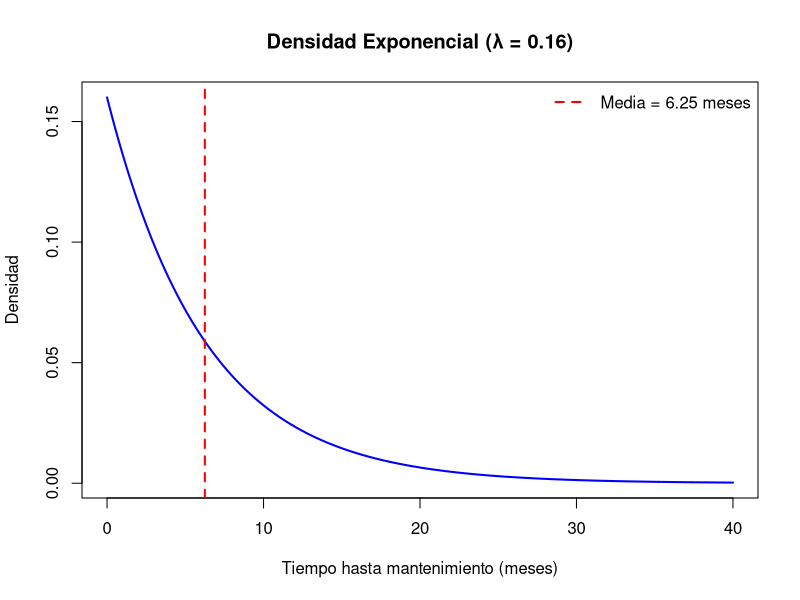
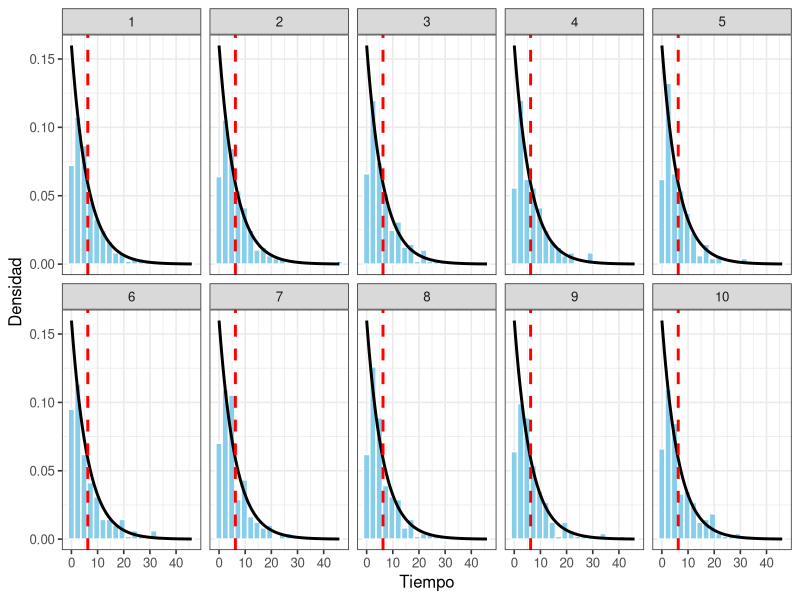

R code for these plots, in order:
## ---- chunk 1
library(tibble)
library(tidyverse)

lambda <- 0.16
mu <- 1/lambda
varX <- 1/(lambda^2)
tibble(media_poblacional = mu, var_poblacional = varX)
## ---- chunk 2

# Datos para graficar
x <- seq(0, 40, length.out=1000)
y <- dexp(x, rate=lambda)


# Gráfico de densidad
plot(x, y, type="l", 
     col="blue", lwd=2,
     main="Densidad Exponencial (λ = 0.16)",
     xlab="Tiempo hasta mantenimiento (meses)",
     ylab="Densidad")

# Línea vertical en la media
abline(v=mu, col="red", lty=2, lwd=2)

# Leyenda
legend("topright", 
       legend=c(paste("Media =", round(mu,2),"meses")),
       col="red", lty=2, lwd=2, bty="n")



## ---- chunk 3

n <- 200 # Lista con 10 muestras (cada una de tamaño 200) 
muestras <- replicate(10, rexp(n, rate=lambda), simplify=FALSE)

library(ggplot2)
library(dplyr)

df <- data.frame(
  valor = unlist(muestras),
  muestra = rep(1:10, each=n)
)

ggplot(df, aes(x=valor)) +
  geom_histogram(aes(y=..density..), fill="skyblue", color="white", bins=20) +
  stat_function(fun = dexp, args = list(rate=lambda), color="black", size=1) +
  geom_vline(xintercept=mu, color="red", linetype="dashed", size=1) +
  facet_wrap(~muestra, ncol=5) +
  labs(x="Tiempo", y="Densidad") +
  theme_bw(base_size=12)

## ---- chunk 4
## 3) Medias y varianzas muestrales + comparación con población
resultados <- data.frame(
  muestra        = 1:10,
  media_muestral = sapply(muestras, mean),
  var_muestral   = sapply(muestras, var)
)

resultados$dif_media <- resultados$media_muestral - mu
resultados$dif_var   <- resultados$var_muestral   - varX

print(resultados)

## 4) Resumen global de las 10 muestras (útil para tu reporte)
resumen <- c(
  media_poblacional   = mu,
  var_poblacional     = varX,
  promedio_de_medias  = mean(resultados$media_muestral),
  promedio_de_var     = mean(resultados$var_muestral),
  sd_de_las_medias    = sd(resultados$media_muestral)    # se espera ≈ (1/lambda)/sqrt(n)
)
print(round(resumen, 4))
